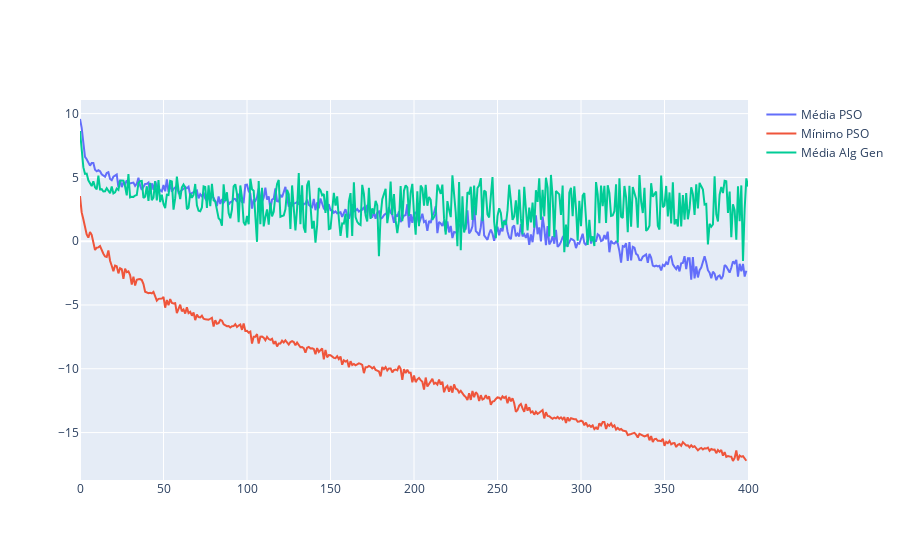

Source (notebook cell):
### Code cell
fig = go.Figure()
fig.add_scatter(y=np.log(np.mean([his[i][:,0] for i in range(10)], axis=0)), name='Média PSO')
fig.add_scatter(y=np.mean([np.log(his[i])[:,1] for i in range(10)], axis=0),name='Mínimo PSO')
fig.add_scatter(y=a,name='Média Alg Gen')
# fig.add_scatter(y=np.mean([np.log(his_gen[i])[1] for i in range(10)], axis=0),name='Mínimo Alg Gen')

### Figure 1 — Plotly figure (JSON) as saved in the notebook; plotly's stock layout.template omitted (floating-point values rounded to 4 significant figures; data arrays with more than 128 entries replaced by an {"elided": "..."} marker saying what was removed)
{"data": [{"name": "Média PSO", "type": "scatter", "y": {"elided": "400 float values"}}, {"name": "Mínimo PSO", "type": "scatter", "y": {"elided": "400 float values"}}, {"name": "Média Alg Gen", "type": "scatter", "y": {"elided": "401 float values"}}], "layout": {"autosize": true, "xaxis": {"autorange": true, "range": [0, 400]}, "yaxis": {"autorange": true, "range": [-18.72, 11.07], "type": "linear"}}}
